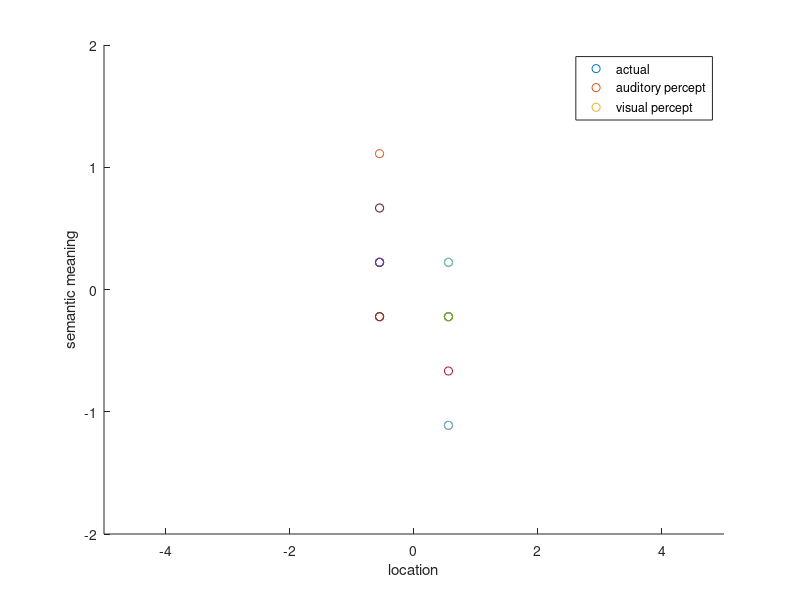

This chart was generated by the following MATLAB code:
%% C=1
%the code below lets a person estimate a cue for three consecutive
%timesteps. For all of these the location of the target remains the same.

r=3; %how many times should the values of the meaning or location shift
i_l_plt=zeros(r,1);
i_m_plt=zeros(r,1);
i_la_plt=zeros(r,1);
i_ma_plt=zeros(r,1);
i_lv_plt=zeros(r,1);
i_mv_plt=zeros(r,1); %creating arrays to store the meaning/location value for later plotting

for y=1:r
    %generating the signal, denoted by s:
    k=0.3; %setting the multiplication for the linear functions
    t_max=10; %setting the amount of time steps for the source activity
    n=10; %setting the amount of possible locations
    
    l_low=-5;
    l_high=5;
    m_low=-2;
    m_high=2;

    sig_e_s=0.1;
    sig_l_s=0.6;
    sig_m_s=0.1;%setting noise parameters
    
    l=linspace(l_low,l_high,n); %setting the range of locations and meanings
    m=linspace(m_low,m_high,n); %creating two lists to better specify the location and meaning (note that this is made discrete here)
    
    L_av_s=normrnd(0,sig_l_s);
    M_av_s=normrnd(0,sig_m_s); %drawing a location and meaning from a prior, this is now a Gaussian, might be better to make this a discrete stepped function?
    [~,d_l]=dsearchn(L_av_s,l');
    [~,d_m]=dsearchn(M_av_s,m'); 
    i_l=find(d_l==min(d_l(:))); 
    i_m=find(d_m==min(d_m(:))); %finding the location and meaning closest to the ones drawn from the prior, these are then assumed as the meant location/meaning
    
    i_l_plt(y)=l(i_l);
    i_m_plt(y)=m(i_m); %storing the meaing/location for plotting

    a_s=zeros(n,t_max+1,n);
    v_s=zeros(n,t_max+1,n); %creating the auditory and visual observation lists, now still empty/zero
    
    c_av_s=[normrnd(0,sig_e_s)]; %drawing c_av^s from the normal distribution
    for i=1:t_max
        e_s=normrnd(0,sig_e_s);
        c_av_s=[c_av_s c_av_s(i)+e_s]; %storing and adding noise
    end
    f_a_s=c_av_s;
    f_v_s=k*c_av_s; %applying the linear mapping functions
    
    a_s(i_m,:,i_l)=1*1*f_a_s;
    v_s(i_m,:,i_l)=1*1*f_v_s; %generating the result, and storing it in the auditory/visual observation lists
    
    %making the observations, denoted by x:
    sig_e_ax=0.1;
    sig_e_vx=0.1;
    sig_la=0.5;
    sig_ma=0.5;
    sig_lv=0.5;
    sig_mv=0.5; %setting some parameters
    
    L_av_xa=normrnd(L_av_s,sig_la);
    L_av_xv=normrnd(L_av_s,sig_lv);
    M_av_xa=normrnd(M_av_s,sig_ma);
    M_av_xv=normrnd(M_av_s,sig_mv); %generating the meaning and location in the observation, based on a gaussian centered on the actual meaning/location and the above specified noise levels
    
    [~,d_l_xa]=dsearchn(L_av_xa,l');
    [~,d_m_xa]=dsearchn(M_av_xa,m');
    [~,d_l_xv]=dsearchn(L_av_xv,l');
    [~,d_m_xv]=dsearchn(M_av_xv,m'); %getting the distances from the observations to the possible locations/meanings, l and m
    
    i_la=find(d_l_xa==min(d_l_xa(:)));
    i_ma=find(d_m_xa==min(d_m_xa(:)));
    i_lv=find(d_l_xv==min(d_l_xv(:)));
    i_mv=find(d_m_xv==min(d_m_xv(:))); %obtaining the index of the closest matching location/meaning
    
    i_la_plt(y)=l(i_la); %these values represent the result of the delta function from the formulas
    i_ma_plt(y)=m(i_ma);
    i_lv_plt(y)=l(i_lv); %these values represent the result of the delta function from the formulas
    i_mv_plt(y)=m(i_mv); %storing the values for plotting

    a_x=zeros(n,t_max+1,n);
    v_x=zeros(n,t_max+1,n); %creating the auditory and visual amplitude arrays, to store in. Note these are still zeros (might better be Nan's or empty as 0 is also a legitimate location)
    
    f_a_x=c_av_s+sig_e_ax;
    f_v_x=k*c_av_s+sig_e_vx; %using the same linear functions as before, but now noise is added
    
    a_x(i_ma,:,i_la)=1*1*f_a_x;
    v_x(i_mv,:,i_lv)=1*1*f_v_x; %storing the auditory/visual amplituded in their respective meaing/location bins
end
figure(1);
scatter(i_l_plt,i_m_plt); 
hold on;
scatter(i_la_plt,i_ma_plt);
scatter(i_lv_plt,i_mv_plt); %scatter plotting the indices to compare the observations to the actual meaning/location
xlabel('location');
ylabel('semantic meaning');
axis([l_low l_high m_low m_high])
legend('actual','auditory percept','visual percept')
%% C=2

r=3; %how many times should the values of the meaning or location shift
i_lvs_plt=zeros(r,1);
i_mvs_plt=zeros(r,1);
i_las_plt=zeros(r,1);
i_mas_plt=zeros(r,1);
i_la_plt=zeros(r,1);
i_ma_plt=zeros(r,1);
i_lv_plt=zeros(r,1);
i_mv_plt=zeros(r,1); %creating arrays to store the meaning/location value for later plotting

for y=1:r
    k=0.3;
    t_max=10;
    n=10;
    
    l_low=-5;
    l_high=5;
    m_low=-2;
    m_high=2;

    sig_e_as=0.1;
    sig_e_vs=0.1;
    sig_l_as=0.6;
    sig_m_as=0.1;
    sig_l_vs=0.6;
    sig_m_vs=0.1;

    l=linspace(l_low,l_high,n);
    m=linspace(m_low,m_high,n);
    
    L_a_s=normrnd(0,sig_l_as);
    M_a_s=normrnd(0,sig_m_as);
    L_v_s=normrnd(0,sig_l_vs);
    M_v_s=normrnd(0,sig_m_vs); %generating the meaning and location in the observation, based on a gaussian centered on the actual meaning/location and the above specified noise levels

    [~,d_la]=dsearchn(L_a_s,l');
    [~,d_ma]=dsearchn(M_a_s,m');
    i_las=find(d_la==min(d_la(:)));
    i_mas=find(d_ma==min(d_ma(:)));
    [~,d_lv]=dsearchn(L_v_s,l');
    [~,d_mv]=dsearchn(M_v_s,m');
    i_lvs=find(d_lv==min(d_lv(:)));
    i_mvs=find(d_mv==min(d_mv(:))); %obtaining the index of the closest matching location/meaning
    
    i_las_plt(y)=l(i_las);
    i_mas_plt(y)=m(i_mas);
    i_lvs_plt(y)=l(i_lvs);
    i_mvs_plt(y)=m(i_mvs); %storing the meaing/location for plotting

    a_s=zeros(n,t_max+1,n);
    v_s=zeros(n,t_max+1,n); %creating the auditory and visual observation lists, now still empty/zero
    
    c_a_s=[normrnd(0,sig_e_as)];
    c_v_s=[normrnd(0,sig_e_vs)]; %drawing c_av^s from the normal distribution, for both the visual as auditory parts
    for i=1:t_max
        e_as=normrnd(0,sig_e_as);
        c_a_s=[c_a_s c_a_s(i)+e_as];
        e_vs=normrnd(0,sig_e_vs);
        c_v_s=[c_v_s c_v_s(i)+e_vs]; %storing and adding noise
    end
    f_a_s=c_a_s;
    f_v_s=k*c_v_s; %applying the linear mapping functions
    
    a_s(i_mas,:,i_las)=1*1*f_a_s;
    v_s(i_mvs,:,i_lvs)=1*1*f_v_s; %generating the result, and storing it in the auditory/visual observation lists
    
    %now the observation, denoted by x:
    sig_e_ax=0.1;
    sig_e_vx=0.1;
    sig_la=0.5;
    sig_ma=0.5;
    sig_lv=0.5;
    sig_mv=0.5; %setting some parameters
    
    L_av_xa=normrnd(L_a_s,sig_la);
    L_av_xv=normrnd(L_v_s,sig_lv);
    M_av_xa=normrnd(M_a_s,sig_ma);
    M_av_xv=normrnd(M_v_s,sig_mv); %generating the meaning and location in the observation, based on a gaussian centered on the actual meaning/location and the above specified noise levels

    [~,d_l_xa]=dsearchn(L_av_xa,l');
    [~,d_m_xa]=dsearchn(M_av_xa,m');
    [~,d_l_xv]=dsearchn(L_av_xv,l');
    [~,d_m_xv]=dsearchn(M_av_xv,m'); %getting the distances from the observations to the possible locations/meanings, l and m
    i_lax=find(d_l_xa==min(d_l_xa(:)));
    i_max=find(d_m_xa==min(d_m_xa(:)));
    i_lvx=find(d_l_xv==min(d_l_xv(:)));
    i_mvx=find(d_m_xv==min(d_m_xv(:))); %obtaining the index of the closest matching location/meaning
    
    i_la_plt(y)=l(i_lax); %these values represent the result of the delta function from the formulas
    i_ma_plt(y)=m(i_max);
    i_lv_plt(y)=l(i_lvx); %these values represent the result of the delta function from the formulas
    i_mv_plt(y)=m(i_mvx); %storing the values for plotting

    a_x=zeros(n,t_max+1,n);
    v_x=zeros(n,t_max+1,n); %creating the auditory and visual amplitude arrays, to store in. Note these are still zeros (might better be Nan's or empty as 0 is also a legitimate location)
    
    f_a_x=c_a_s+sig_e_ax;
    f_v_x=k*c_v_s+sig_e_vx; %using the same linear functions as before, but now noise is added
    
    a_x(i_max,:,i_lax)=1*1*f_a_x;
    v_x(i_mvx,:,i_lvx)=1*1*f_v_x; %storing the auditory/visual amplituded in their respective meaing/location bins
end
figure(1);
scatter(i_las_plt,i_mas_plt); 
hold on;
scatter(i_lvs_plt,i_mvs_plt); 
scatter(i_la_plt,i_ma_plt);
scatter(i_lv_plt,i_mv_plt); %scatter plotting the indices to compare the observations to the actual meaning/location
xlabel('location');
ylabel('semantic meaning');
axis([l_low l_high m_low m_high])
legend('actual','auditory percept','visual percept')